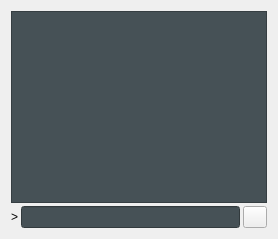
     <widget class="QWidget" name="tab_console">
      <attribute name="title">
       <string>&amp;Console</string>
      </attribute>
      <layout class="QVBoxLayout" name="verticalLayout_3">
       <property name="spacing">
        <number>3</number>
       </property>
       <item>
        <widget class="QTextEdit" name="messagesWidget">
         <property name="minimumSize">
          <size>
           <width>0</width>
           <height>100</height>
          </size>
         </property>
         <property name="styleSheet">
          <string notr="true">background-color:rgb(70, 81, 86);
color:rgb(211, 215, 207);</string>
         </property>
         <property name="readOnly">
          <bool>true</bool>
         </property>
         <property name="tabKeyNavigation" stdset="0">
          <bool>false</bool>
         </property>
         <property name="columnCount" stdset="0">
          <number>2</number>
         </property>
        </widget>
       </item>
       <item>
        <layout class="QHBoxLayout" name="horizontalLayout">
         <property name="spacing">
          <number>3</number>
         </property>
         <item>
          <widget class="QLabel" name="label">
           <property name="text">
            <string notr="true">&gt;</string>
           </property>
          </widget>
         </item>
         <item>
          <widget class="QLineEdit" name="lineEdit">
           <property name="styleSheet">
            <string notr="true">background-color:rgb(70, 81, 86);
color:rgb(211, 215, 207);</string>
           </property>
          </widget>
         </item>
         <item>
          <widget class="QPushButton" name="clearButton">
           <property name="maximumSize">
            <size>
             <width>24</width>
             <height>24</height>
            </size>
           </property>
           <property name="toolTip">
            <string>Clear console</string>
           </property>
           <property name="text">
            <string/>
           </property>
           <property name="icon">
            <iconset resource="../fix.qrc">
             <normaloff>:/icons/remove</normaloff>:/icons/remove</iconset>
           </property>
           <property name="shortcut">
            <string notr="true">Ctrl+L</string>
           </property>
           <property name="autoDefault">
            <bool>false</bool>
           </property>
          </widget>
         </item>
        </layout>
       </item>
      </layout>
     </widget>
